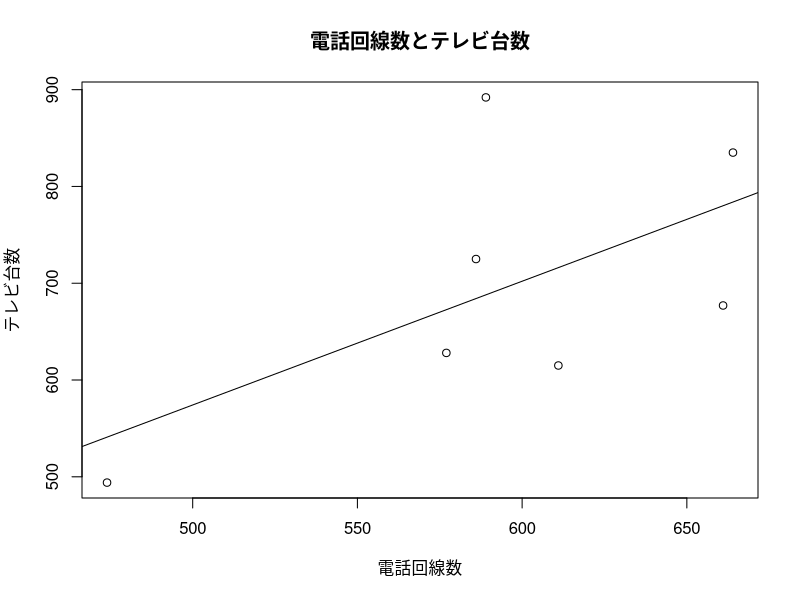

Write R code to recreate this figure.
data1 <- read.table("kq0301.csv",header = TRUE, sep =",")
data1
plot(data1$X, data1$Y,xlab="電話回線数",ylab="テレビ台数",main="電話回線数とテレビ台数")
fm <- lm(Y ~ X, data = data1)
abline(fm)
summary(fm)
